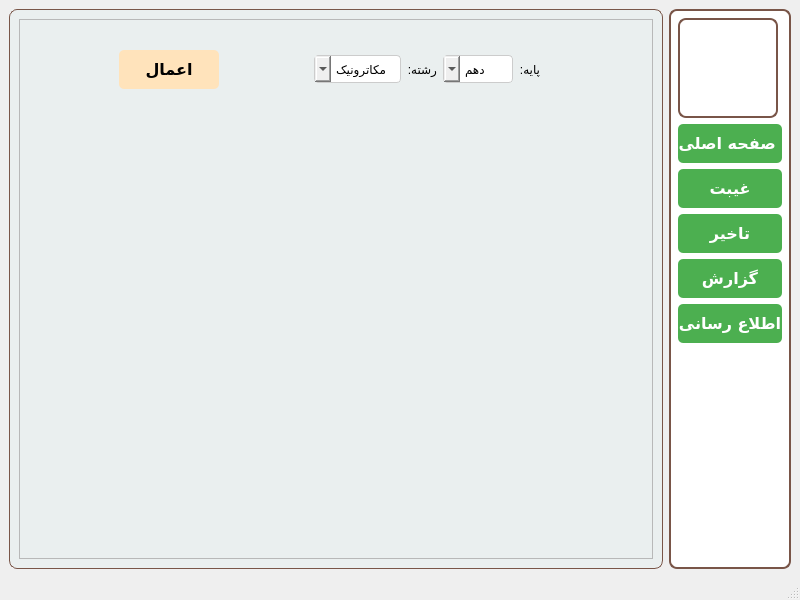
<?xml version="1.0" encoding="UTF-8"?>
<ui version="4.0">
 <class>MainWindow</class>
 <widget class="QMainWindow" name="MainWindow">
  <property name="geometry">
   <rect>
    <x>0</x>
    <y>0</y>
    <width>800</width>
    <height>600</height>
   </rect>
  </property>
  <property name="windowTitle">
   <string>MainWindow</string>
  </property>
  <widget class="QWidget" name="centralwidget">
   <layout class="QHBoxLayout" name="horizontalLayout">
    <item>
     <widget class="QStackedWidget" name="stackedWidget">
      <property name="styleSheet">
       <string notr="true">QStackedWidget{
 background-color: #EAEFEF;
  border: 1px solid #795548; /* کادر دور فریم (ضخامت 2px و رنگ قهوه‌ای) */
  border-radius: 8px; /* لبه‌های گرد */

}</string>
      </property>
      <property name="currentIndex">
       <number>1</number>
      </property>
      <widget class="QWidget" name="main_page">
       <layout class="QHBoxLayout" name="horizontalLayout_6">
        <item>
         <widget class="QFrame" name="frame">
          <property name="frameShape">
           <enum>QFrame::StyledPanel</enum>
          </property>
          <property name="frameShadow">
           <enum>QFrame::Raised</enum>
          </property>
          <layout class="QVBoxLayout" name="verticalLayout_2">
           <item>
            <widget class="QWidget" name="widget_2" native="true">
             <property name="minimumSize">
              <size>
               <width>0</width>
               <height>80</height>
              </size>
             </property>
             <property name="maximumSize">
              <size>
               <width>16777215</width>
               <height>80</height>
              </size>
             </property>
             <layout class="QHBoxLayout" name="horizontalLayout_2">
              <item>
               <widget class="QLabel" name="label_3">
                <property name="font">
                 <font>
                  <pointsize>16</pointsize>
                 </font>
                </property>
                <property name="styleSheet">
                 <string notr="true">QLabel{
 background-color: #FFE3BB; 
  border: 1px solid #795548; /* کادر دور فریم (ضخامت 2px و رنگ قهوه‌ای) */
  padding:15 px;
  border-radius: 10px; /* لبه‌های گرد */
  color:#E14434;

}

</string>
                </property>
                <property name="text">
                 <string>1</string>
                </property>
                <property name="alignment">
                 <set>Qt::AlignCenter</set>
                </property>
               </widget>
              </item>
              <item>
               <widget class="QLabel" name="label_2">
                <property name="font">
                 <font>
                  <family>B Mitra</family>
                  <pointsize>16</pointsize>
                  <weight>75</weight>
                  <bold>true</bold>
                 </font>
                </property>
                <property name="styleSheet">
                 <string notr="true">QLabel{
 background-color: #ffffff;
  border: 1px solid #795548; /* کادر دور فریم (ضخامت 2px و رنگ قهوه‌ای) */
  padding:15 px;
  border-radius: 10px; /* لبه‌های گرد */
  text-align:center;
}</string>
                </property>
                <property name="text">
                 <string>میزان اعتبار باقیمانده</string>
                </property>
               </widget>
              </item>
             </layout>
            </widget>
           </item>
           <item>
            <widget class="QWidget" name="widget_3" native="true">
             <property name="minimumSize">
              <size>
               <width>0</width>
               <height>80</height>
              </size>
             </property>
             <property name="maximumSize">
              <size>
               <width>16777215</width>
               <height>80</height>
              </size>
             </property>
             <layout class="QHBoxLayout" name="horizontalLayout_3">
              <item>
               <widget class="QLabel" name="label_4">
                <property name="font">
                 <font>
                  <pointsize>16</pointsize>
                 </font>
                </property>
                <property name="styleSheet">
                 <string notr="true">QLabel{
 background-color: #FFE3BB; 
  border: 1px solid #795548; /* کادر دور فریم (ضخامت 2px و رنگ قهوه‌ای) */
  padding:15 px;
  border-radius: 10px; /* لبه‌های گرد */
  color:#E14434;

}

</string>
                </property>
                <property name="text">
                 <string>1</string>
                </property>
                <property name="alignment">
                 <set>Qt::AlignCenter</set>
                </property>
               </widget>
              </item>
              <item>
               <widget class="QLabel" name="label_5">
                <property name="font">
                 <font>
                  <family>B Mitra</family>
                  <pointsize>16</pointsize>
                  <weight>75</weight>
                  <bold>true</bold>
                 </font>
                </property>
                <property name="styleSheet">
                 <string notr="true">QLabel{
 background-color: #ffffff;
  border: 1px solid #795548; /* کادر دور فریم (ضخامت 2px و رنگ قهوه‌ای) */
  padding:15 px;
  border-radius: 10px; /* لبه‌های گرد */
  text-align:center;
}</string>
                </property>
                <property name="text">
                 <string>تعداد غائبین امروز</string>
                </property>
               </widget>
              </item>
             </layout>
            </widget>
           </item>
           <item>
            <widget class="QWidget" name="widget_4" native="true">
             <property name="minimumSize">
              <size>
               <width>0</width>
               <height>80</height>
              </size>
             </property>
             <property name="maximumSize">
              <size>
               <width>16777215</width>
               <height>80</height>
              </size>
             </property>
             <layout class="QHBoxLayout" name="horizontalLayout_4">
              <item>
               <widget class="QLabel" name="label_6">
                <property name="font">
                 <font>
                  <pointsize>16</pointsize>
                 </font>
                </property>
                <property name="styleSheet">
                 <string notr="true">QLabel{
 background-color: #FFE3BB; 
  border: 1px solid #795548; /* کادر دور فریم (ضخامت 2px و رنگ قهوه‌ای) */
  padding:15 px;
  border-radius: 10px; /* لبه‌های گرد */
  color:#E14434;

}

</string>
                </property>
                <property name="text">
                 <string>1</string>
                </property>
                <property name="alignment">
                 <set>Qt::AlignCenter</set>
                </property>
               </widget>
              </item>
              <item>
               <widget class="QLabel" name="label_7">
                <property name="font">
                 <font>
                  <family>B Mitra</family>
                  <pointsize>16</pointsize>
                  <weight>75</weight>
                  <bold>true</bold>
                 </font>
                </property>
                <property name="styleSheet">
                 <string notr="true">QLabel{
 background-color:  #ffffff;
  border: 1px solid #795548; /* کادر دور فریم (ضخامت 2px و رنگ قهوه‌ای) */
  padding:15 px;
  border-radius: 10px; /* لبه‌های گرد */
  text-align:center;
}</string>
                </property>
                <property name="text">
                 <string>تعداد تاخیرهای امروز</string>
                </property>
               </widget>
              </item>
             </layout>
            </widget>
           </item>
           <item>
            <widget class="QWidget" name="widget_5" native="true">
             <property name="minimumSize">
              <size>
               <width>0</width>
               <height>80</height>
              </size>
             </property>
             <property name="maximumSize">
              <size>
               <width>16777215</width>
               <height>80</height>
              </size>
             </property>
             <layout class="QHBoxLayout" name="horizontalLayout_5">
              <item>
               <widget class="QLabel" name="label_8">
                <property name="font">
                 <font>
                  <pointsize>16</pointsize>
                 </font>
                </property>
                <property name="styleSheet">
                 <string notr="true">QLabel{
 background-color: #FFE3BB; 
  border: 1px solid #795548; /* کادر دور فریم (ضخامت 2px و رنگ قهوه‌ای) */
  padding:15 px;
  border-radius: 10px; /* لبه‌های گرد */
  color:#E14434;

}

</string>
                </property>
                <property name="text">
                 <string>1</string>
                </property>
                <property name="alignment">
                 <set>Qt::AlignCenter</set>
                </property>
               </widget>
              </item>
              <item>
               <widget class="QLabel" name="label_9">
                <property name="minimumSize">
                 <size>
                  <width>100</width>
                  <height>0</height>
                 </size>
                </property>
                <property name="font">
                 <font>
                  <family>B Mitra</family>
                  <pointsize>16</pointsize>
                  <weight>75</weight>
                  <bold>true</bold>
                 </font>
                </property>
                <property name="styleSheet">
                 <string notr="true">QLabel{
 background-color:  #ffffff;
  border: 1px solid #795548; /* کادر دور فریم (ضخامت 2px و رنگ قهوه‌ای) */
  padding:15 px;
  border-radius: 10px; /* لبه‌های گرد */
  text-align:center;
}</string>
                </property>
                <property name="text">
                 <string>تعداد پیامک های ارسال شده امروز</string>
                </property>
               </widget>
              </item>
             </layout>
            </widget>
           </item>
           <item>
            <widget class="QWidget" name="widget_6" native="true">
             <property name="minimumSize">
              <size>
               <width>0</width>
               <height>120</height>
              </size>
             </property>
             <property name="maximumSize">
              <size>
               <width>16777215</width>
               <height>120</height>
              </size>
             </property>
             <layout class="QVBoxLayout" name="verticalLayout_3">
              <item>
               <spacer name="horizontalSpacer">
                <property name="orientation">
                 <enum>Qt::Horizontal</enum>
                </property>
                <property name="sizeHint" stdset="0">
                 <size>
                  <width>40</width>
                  <height>20</height>
                 </size>
                </property>
               </spacer>
              </item>
              <item>
               <spacer name="horizontalSpacer_2">
                <property name="orientation">
                 <enum>Qt::Horizontal</enum>
                </property>
                <property name="sizeHint" stdset="0">
                 <size>
                  <width>40</width>
                  <height>20</height>
                 </size>
                </property>
               </spacer>
              </item>
              <item>
               <widget class="QLabel" name="label_10">
                <property name="font">
                 <font>
                  <family>B Mitra</family>
                  <pointsize>14</pointsize>
                  <weight>75</weight>
                  <bold>true</bold>
                 </font>
                </property>
                <property name="text">
                 <string>هنرستان شهید احمد خوانساری سال تحصیلی 1405-1404</string>
                </property>
                <property name="alignment">
                 <set>Qt::AlignCenter</set>
                </property>
               </widget>
              </item>
             </layout>
            </widget>
           </item>
          </layout>
         </widget>
        </item>
       </layout>
      </widget>
      <widget class="QWidget" name="absence_page">
       <layout class="QHBoxLayout" name="horizontalLayout_8">
        <item>
         <widget class="QFrame" name="frame_2">
          <property name="frameShape">
           <enum>QFrame::StyledPanel</enum>
          </property>
          <property name="frameShadow">
           <enum>QFrame::Raised</enum>
          </property>
          <widget class="QWidget" name="widget_7" native="true">
           <property name="geometry">
            <rect>
             <x>100</x>
             <y>20</y>
             <width>421</width>
             <height>61</height>
            </rect>
           </property>
           <layout class="QHBoxLayout" name="horizontalLayout_7">
            <item>
             <widget class="QPushButton" name="pushButton_6">
              <property name="minimumSize">
               <size>
                <width>100</width>
                <height>0</height>
               </size>
              </property>
              <property name="font">
               <font>
                <family>B Mitra</family>
                <pointsize>-1</pointsize>
                <weight>75</weight>
                <bold>true</bold>
               </font>
              </property>
              <property name="styleSheet">
               <string notr="true">QPushButton{
background-color:#FFE3BB;
color:#000;
font-size:16px;
border:none;
border-radius:5px;
padding:10 px;
}

QPushButton:hover {
  background-color: #F68537; /* سبز تیره‌تر هنگام hover */
  color: #000;
  transform: translateY(-2px); /* حرکت جزئی به بالا */
  box-shadow: 0 6px 8px rgba(0, 0, 0, 0.15);
}</string>
              </property>
              <property name="text">
               <string>اعمال</string>
              </property>
             </widget>
            </item>
            <item>
             <spacer name="horizontalSpacer_3">
              <property name="orientation">
               <enum>Qt::Horizontal</enum>
              </property>
              <property name="sizeHint" stdset="0">
               <size>
                <width>40</width>
                <height>20</height>
               </size>
              </property>
             </spacer>
            </item>
            <item>
             <widget class="QComboBox" name="comboBox_2">
              <property name="layoutDirection">
               <enum>Qt::RightToLeft</enum>
              </property>
              <property name="styleSheet">
               <string notr="true">QComboBox {
    padding: 5px;
    border: 1px solid #ccc;
    border-radius: 4px;
}
QTabWidget::pane {
    border: 1px solid #ddd;
}</string>
              </property>
              <property name="editable">
               <bool>false</bool>
              </property>
              <item>
               <property name="text">
                <string>مکاترونیک</string>
               </property>
              </item>
              <item>
               <property name="text">
                <string>ماشین ابزار</string>
               </property>
              </item>
              <item>
               <property name="text">
                <string>مکانیک</string>
               </property>
              </item>
              <item>
               <property name="text">
                <string>ساختمان</string>
               </property>
              </item>
             </widget>
            </item>
            <item>
             <widget class="QLabel" name="label_12">
              <property name="text">
               <string>رشته:</string>
              </property>
             </widget>
            </item>
            <item>
             <widget class="QComboBox" name="comboBox">
              <property name="layoutDirection">
               <enum>Qt::RightToLeft</enum>
              </property>
              <property name="styleSheet">
               <string notr="true">QComboBox {
    padding: 5px;
    border: 1px solid #ccc;
    border-radius: 4px;
}
QTabWidget::pane {
    border: 1px solid #ddd;
}</string>
              </property>
              <item>
               <property name="text">
                <string>دهم</string>
               </property>
              </item>
              <item>
               <property name="text">
                <string>یازدهم</string>
               </property>
              </item>
              <item>
               <property name="text">
                <string>دوازدهم</string>
               </property>
              </item>
             </widget>
            </item>
            <item>
             <widget class="QLabel" name="label_11">
              <property name="text">
               <string>پایه:</string>
              </property>
             </widget>
            </item>
           </layout>
          </widget>
         </widget>
        </item>
       </layout>
      </widget>
     </widget>
    </item>
    <item>
     <widget class="QWidget" name="widget" native="true">
      <property name="minimumSize">
       <size>
        <width>120</width>
        <height>0</height>
       </size>
      </property>
      <property name="maximumSize">
       <size>
        <width>300</width>
        <height>16777215</height>
       </size>
      </property>
      <property name="styleSheet">
       <string notr="true">QWidget{
 background-color:#ffffff;
  border: 2px solid #795548; /* کادر دور فریم (ضخامت 2px و رنگ قهوه‌ای) */
  border-radius: 8px; /* لبه‌های گرد */

}</string>
      </property>
      <layout class="QVBoxLayout" name="verticalLayout">
       <item>
        <widget class="QLabel" name="label">
         <property name="minimumSize">
          <size>
           <width>100</width>
           <height>100</height>
          </size>
         </property>
         <property name="maximumSize">
          <size>
           <width>100</width>
           <height>100</height>
          </size>
         </property>
         <property name="text">
          <string/>
         </property>
         <property name="pixmap">
          <pixmap>../../picture/Gemini_Generated_Image_v1nfy1v1nfy1v1nf.png</pixmap>
         </property>
         <property name="scaledContents">
          <bool>true</bool>
         </property>
         <property name="alignment">
          <set>Qt::AlignCenter</set>
         </property>
        </widget>
       </item>
       <item>
        <widget class="QPushButton" name="pushButton">
         <property name="font">
          <font>
           <family>B Mitra</family>
           <pointsize>-1</pointsize>
           <weight>75</weight>
           <bold>true</bold>
          </font>
         </property>
         <property name="styleSheet">
          <string notr="true">QPushButton{
background-color:#4CAF50;
color:white;
font-size:16px;
border:none;
border-radius:5px;
padding:10 px;
}

QPushButton:hover {
  background-color: #45a049; /* سبز تیره‌تر هنگام hover */
  color: #000;
  transform: translateY(-2px); /* حرکت جزئی به بالا */
  box-shadow: 0 6px 8px rgba(0, 0, 0, 0.15);
}

</string>
         </property>
         <property name="text">
          <string>صفحه اصلی </string>
         </property>
        </widget>
       </item>
       <item>
        <widget class="QPushButton" name="pushButton_2">
         <property name="font">
          <font>
           <family>B Mitra</family>
           <pointsize>-1</pointsize>
           <weight>75</weight>
           <bold>true</bold>
          </font>
         </property>
         <property name="styleSheet">
          <string notr="true">QPushButton{
background-color:#4CAF50;
color:white;
font-size:16px;
border:none;
border-radius:5px;
padding:10 px;
}

QPushButton:hover {
  background-color: #45a049; /* سبز تیره‌تر هنگام hover */
  color: #000;
  transform: translateY(-2px); /* حرکت جزئی به بالا */
  box-shadow: 0 6px 8px rgba(0, 0, 0, 0.15);
}

</string>
         </property>
         <property name="text">
          <string>غیبت</string>
         </property>
        </widget>
       </item>
       <item>
        <widget class="QPushButton" name="pushButton_3">
         <property name="font">
          <font>
           <family>B Mitra</family>
           <pointsize>-1</pointsize>
           <weight>75</weight>
           <bold>true</bold>
          </font>
         </property>
         <property name="styleSheet">
          <string notr="true">QPushButton{
background-color:#4CAF50;
color:white;
font-size:16px;
border:none;
border-radius:5px;
padding:10 px;
}

QPushButton:hover {
  background-color: #45a049; /* سبز تیره‌تر هنگام hover */
  color: #000;
  transform: translateY(-2px); /* حرکت جزئی به بالا */
  box-shadow: 0 6px 8px rgba(0, 0, 0, 0.15);
}

</string>
         </property>
         <property name="text">
          <string>تاخیر</string>
         </property>
        </widget>
       </item>
       <item>
        <widget class="QPushButton" name="pushButton_4">
         <property name="font">
          <font>
           <family>B Mitra</family>
           <pointsize>-1</pointsize>
           <weight>75</weight>
           <bold>true</bold>
          </font>
         </property>
         <property name="styleSheet">
          <string notr="true">QPushButton{
background-color:#4CAF50;
color:white;
font-size:16px;
border:none;
border-radius:5px;
padding:10 px;
}

QPushButton:hover {
  background-color: #45a049; /* سبز تیره‌تر هنگام hover */
  color: #000;
  transform: translateY(-2px); /* حرکت جزئی به بالا */
  box-shadow: 0 6px 8px rgba(0, 0, 0, 0.15);
}

</string>
         </property>
         <property name="text">
          <string>گزارش</string>
         </property>
        </widget>
       </item>
       <item>
        <widget class="QPushButton" name="pushButton_5">
         <property name="font">
          <font>
           <family>B Mitra</family>
           <pointsize>-1</pointsize>
           <weight>75</weight>
           <bold>true</bold>
          </font>
         </property>
         <property name="styleSheet">
          <string notr="true">QPushButton{
background-color:#4CAF50;
color:white;
font-size:16px;
border:none;
border-radius:5px;
padding:10 px;
}

QPushButton:hover {
  background-color: #45a049; /* سبز تیره‌تر هنگام hover */
  color: #000;
  transform: translateY(-2px); /* حرکت جزئی به بالا */
  box-shadow: 0 6px 8px rgba(0, 0, 0, 0.15);
}

</string>
         </property>
         <property name="text">
          <string>اطلاع رسانی</string>
         </property>
        </widget>
       </item>
       <item>
        <spacer name="verticalSpacer">
         <property name="orientation">
          <enum>Qt::Vertical</enum>
         </property>
         <property name="sizeHint" stdset="0">
          <size>
           <width>20</width>
           <height>40</height>
          </size>
         </property>
        </spacer>
       </item>
      </layout>
     </widget>
    </item>
   </layout>
  </widget>
  <widget class="QMenuBar" name="menubar">
   <property name="geometry">
    <rect>
     <x>0</x>
     <y>0</y>
     <width>800</width>
     <height>21</height>
    </rect>
   </property>
  </widget>
  <widget class="QStatusBar" name="statusbar"/>
 </widget>
 <resources/>
 <connections/>
</ui>
